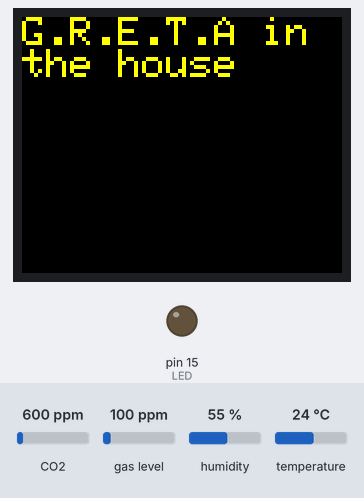
Bench run of a sketch on a simulated Arduino Uno, built with avr-gcc and run on an emulated ATmega328P. Shown: 160×128 colour display, output pins drawn as LEDs (lit = HIGH). The test bench sets the inputs (shaded band); at power-on: CO2 600 ppm, humidity 55 %, temperature 24 °C, gas level 100 ppm.

Above: at 1.3 s.
1.4 s: CO2 set to 875 ppm
16.2 s: CO2 set to 922 ppm
At 21.1 s:
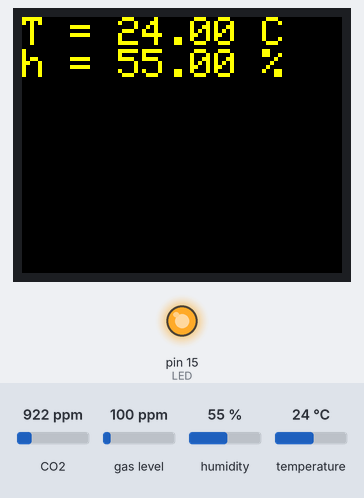
31.0 s: humidity set to 22 %
At 41.0 s:
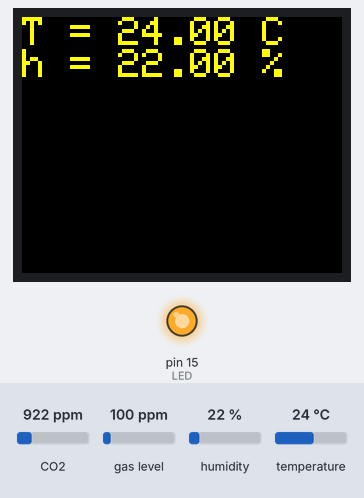
45.8 s: temperature set to 12 °C
At 51.1 s:
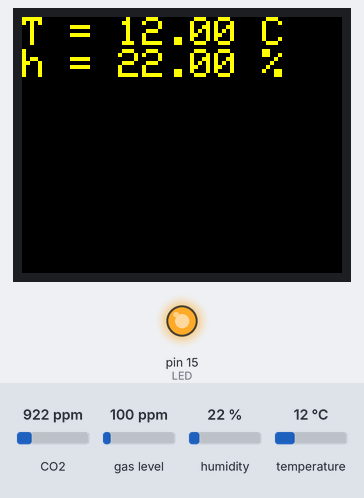
60.6 s: humidity set to 40 %
At 71.1 s:
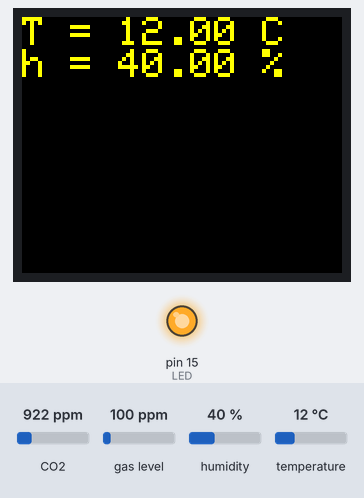
Timing chart, 0 to 72.6 s (numbered marks = the images above; inputs shaded):
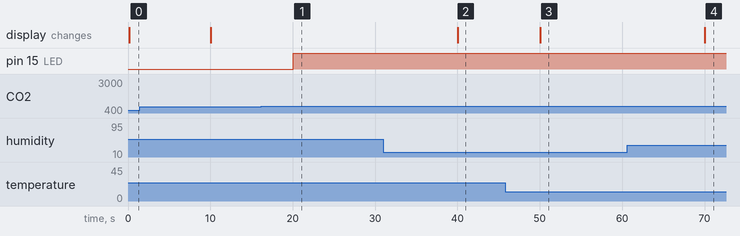

Measured:
- the behaviour switches between 899 and 900 ppm on CO2 (found by bisection; images 0 and 1)
- after the input at 16.2 s, pin 15 (LED): LOW → HIGH after 3.8 s
- after the input at 31.0 s, the display: changes after 9.0 s (image 2)
- after the input at 45.8 s, the display: changes after 4.2 s (image 3)
- after the input at 60.6 s, the display: changes after 9.4 s (image 4)

The sketch:

Main_Program.ino
```cpp
/*---Author information-------------------------------------------------------------
   email: kevin.vervloet@student.kdg.be
   email: sven.devisscher@student.kdg.be
   email: johannes.coolen@student.kdg.be
   email: raf.vermeylen@student.kdg.be
   email: ruben.vandermeiren@student.kdg.be
   Author: Air Quality Boys
   Version: 1.1.1

*/

//---Libraries----------------------------------------------------------------------
#include "Adafruit_CCS811.h"
#include <Adafruit_Sensor.h>
#include <DHT.h>
#include <Adafruit_GFX.h>    // Core graphics library
#include <Adafruit_ST7735.h> // Hardware-specific library for ST7735
#include <Adafruit_ST7789.h> // Hardware-specific library for ST7789
#include <SPI.h>

//---variabelen----------------------------------------------------------------------
const int IntervalGas = 10000;    // dit is de interval tijd
unsigned long previousTimeGas = 0;          // Vorige tijd
#define DHTPIN 12
#define DHTTYPE DHT11   // DHT 11
#define TFT_CS         3    //kies pinnen voor display
#define TFT_RST        16
#define TFT_DC         1
#define LED            15
DHT dht = DHT(DHTPIN, DHTTYPE);
Adafruit_ST7735 tft = Adafruit_ST7735(TFT_CS, TFT_DC, TFT_RST);

//---Setup--------------------------------------------------------------------------
Adafruit_CCS811 ccs;
void setup() {
  pinMode(LED, OUTPUT);
  dht.begin();
  Serial.begin(115200);
  delay(1);                                 // omdat de watchdog anders reset
  if(!ccs.begin()){
    Serial.println("Failed to start sensor! Please check your wiring.");
    while(1);
  }
  tft.initR(INITR_BLACKTAB);                //initialiseer display
  tft.fillScreen(ST77XX_BLACK);             //maak het scherm zwart
  tft.setRotation(1);                       // draai het scherm
  tft.setCursor(0, 0);                      // zet de cursor in het begin
  tft.setTextColor(ST77XX_YELLOW);          //zet de tekstkleur op geel
  tft.setTextSize(2);                     //grootte tekst op 2
  tft.println("G.R.E.T.A in the house");  //print tekst
  // Wait for the sensor to be ready
  while(!ccs.available());

}
//---Loop--------------------------------------------------------------------------
void loop() {

   unsigned long currentTimeGas = millis(); // huidige tijd van millis die constant veranderd
    if (currentTimeGas - previousTimeGas >= IntervalGas) {
      float t = dht.readTemperature();      //lees temperatuur en vochtigheid
      float h = dht.readHumidity();
      if (ccs.available()) {                //lees de co2 waarden uit
        if (!ccs.readData()) {
          tft.fillScreen(ST77XX_BLACK);             //maak het scherm zwart
      tft.setCursor(0, 0);                      // zet de cursor in het begin
      tft.setTextColor(ST77XX_YELLOW);          //zet de tekstkleur op geel
      tft.setTextSize(2);                     //grootte tekst op 1
     // tft.println("CO2 = " + String(ccs.geteCO2())+" ppm"); //print tekst
      tft.println("T = " + String(t)+ " C");
      tft.println("h = " + String(h)+ " %");
          previousTimeGas = currentTimeGas;     // Update de waarde van millis
       }
      }

    if (ccs.geteCO2() >= 900) {
      digitalWrite(LED, HIGH);
    }
    else {
      digitalWrite(LED, LOW);
    }
    delay(1);
  }

  delay(1);
}
//--------------------------------------------------------------------------------
//Gemaakt door de groep Luchtkwaliteit
//Graduaat IoT
//Klas 1.1
```
